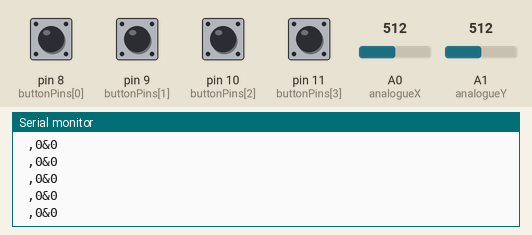
This sketch was run on a simulated Arduino Uno, built with avr-gcc and run on an emulated ATmega328P. On the bench: the last lines printed to the serial monitor. The inputs (shaded band) are chosen by the test bench; at power-on: pin 8 (buttonPins[0]), pin 9 (buttonPins[1]), pin 10 (buttonPins[2]), pin 11 (buttonPins[3]) HIGH, A0 (analogueX) = 512, A1 (analogueY) = 512.

Above: at 1.2 s.
1.3 s: pin 8 (buttonPins[0]) pulled LOW for 0.15 s
At 1.33 s:
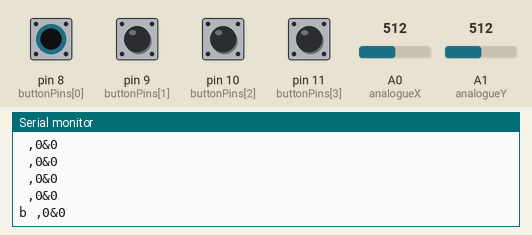
2.9 s: pin 9 (buttonPins[1]) pulled LOW for 0.15 s
At 2.94 s:
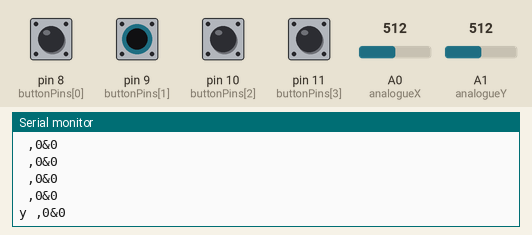
4.5 s: pin 10 (buttonPins[2]) pulled LOW for 0.15 s
At 4.56 s:
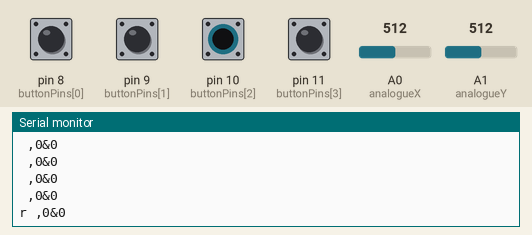
6.1 s: pin 11 (buttonPins[3]) pulled LOW for 0.15 s
At 6.13 s:
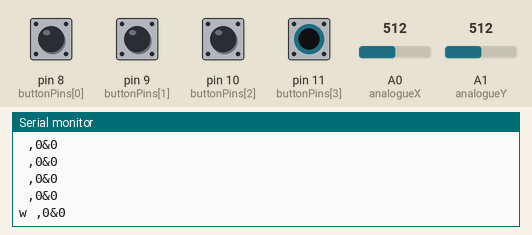
7.7 s: A0 (analogueX) set to 716
At 7.74 s:
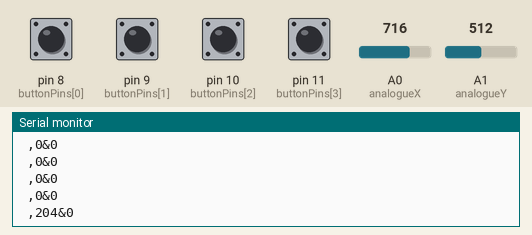
9.2 s: A1 (analogueY) set to 716
At 9.21 s:
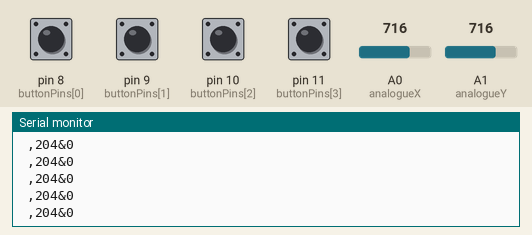

Measured:
- after the input at 1.3 s, the serial monitor: prints a new line at once (image 1)
- after the input at 2.9 s, the serial monitor: prints a new line at once (image 2)
- after the input at 4.5 s, the serial monitor: prints a new line after 0.05 s (image 3)
- after the input at 6.1 s, the serial monitor: prints a new line at once (image 4)
- after the input at 7.7 s, the serial monitor: prints a new line at once (image 5)

The sketch:

OpenController.ino
```cpp
const int buttonPins[] = {8, 9, 10, 11};
const char buttonLabels[] = {'b', 'y', 'r', 'w'};
const int numButtons = 4;

const int analogueX = A0, analogueY = A1;

int buttonStates[numButtons] = {0, 0, 0, 0};

void setup() {
  for (int i = 0; i < numButtons; i++) {
    pinMode(buttonPins[i], INPUT_PULLUP);
  }
  pinMode(analogueX, INPUT);
  pinMode(analogueY, INPUT);
  Serial.begin(9600);
}

void loop() {
  for (int i = 0; i < numButtons; i++) {
    buttonStates[i] = digitalRead(buttonPins[i]);
    if (buttonStates[i] == LOW) {
      Serial.print(buttonLabels[i]);
    }
  }

  int x = analogRead(analogueX) - 512;
  int y = analogRead(analogueY) - 512;
  Serial.println(" ," + String(x) + "&" + String(y));

  delay(50);
}
```
